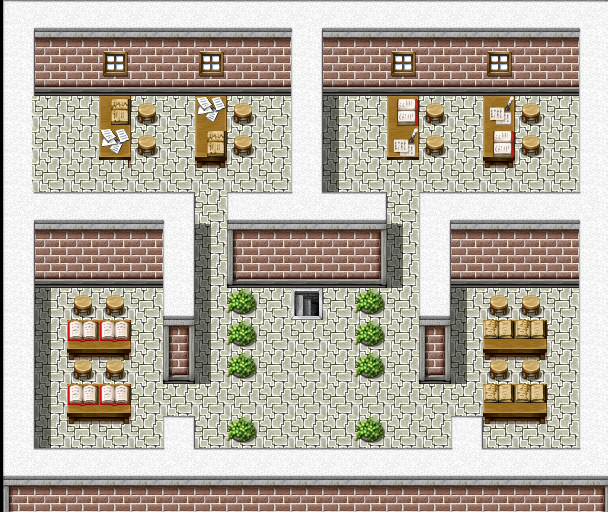

The image is a tile-based game level rendered from a .tmx file. Its description and source (layers, tilesets, objects; grid data summarised) follow:
An orthogonal 19x16 tile map with 32x32 px tiles, 3 tile layers (ground, meta, door) and 3 objects.

<map version="1.0" orientation="orthogonal" renderorder="right-down" width="19" height="16" tilewidth="32" tileheight="32" nextobjectid="4">
 <tileset firstgid="1" name="教学楼3楼" tilewidth="32" tileheight="32" tilecount="304">
  <image source="教学楼3楼.PNG" width="612" height="543" />
 </tileset>
 <layer name="ground" width="19" height="16">
  <data>[304 cells, 304 non-empty, 297 distinct tile ids]</data>
 </layer>
 <layer name="meta" width="19" height="16">
  <data>[304 cells, 201 non-empty, 201 distinct tile ids]</data>
 </layer>
 <layer name="door" width="19" height="16">
  <data>[304 cells, 1 non-empty, 1 distinct tile ids]</data>
 </layer>
 <objectgroup name="object">
  <object id="1" x="164" y="352" width="32" height="32" />
  <object id="2" x="423" y="129" width="32" height="32" />
  <object id="3" x="37" y="129" width="32" height="32" />
 </objectgroup>
</map>
